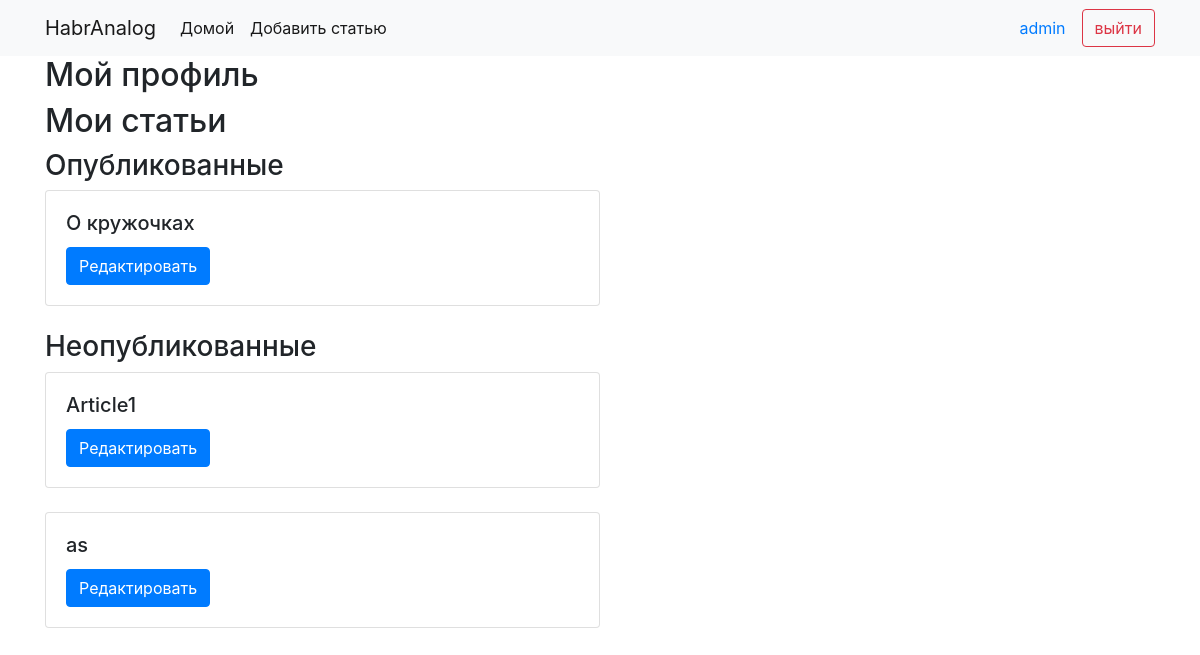
/accs/profile/ (signed in), run on an earlier commit of the app's database.
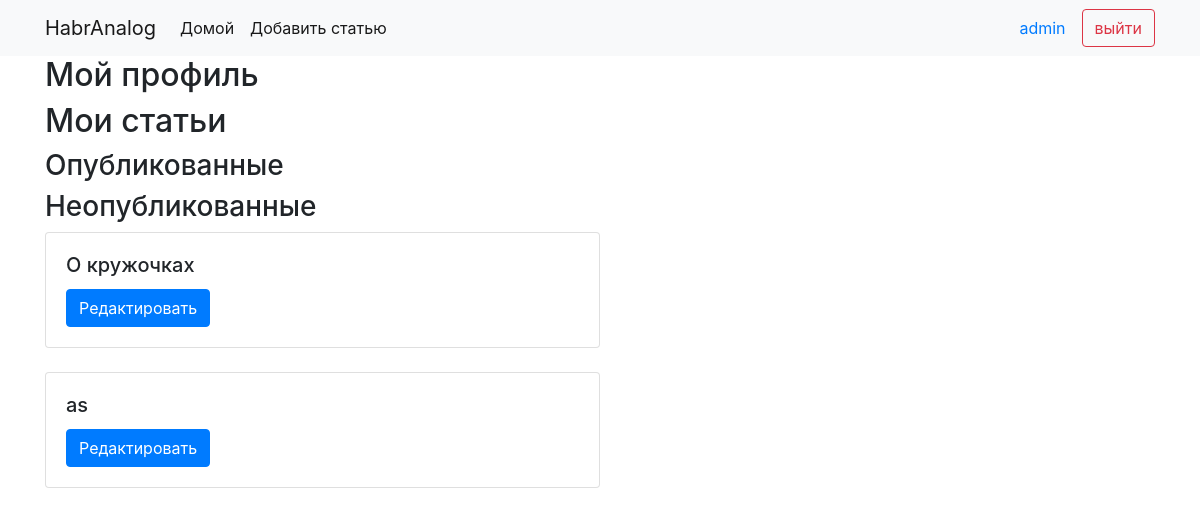
And on a later commit of the database.
### articleapp/models.py (models this page shows, shortened)
class Article(models.Model):
    title=models.CharField(max_length=150)
    prememo=models.TextField(null=True,blank=True)
    author=models.ForeignKey(User,on_delete=models.CASCADE)
    image=models.ImageField(upload_to='articleapp/images',null=True,blank=True)
    date_published=models.DateField(auto_now_add=True)
    published=models.BooleanField(default=False)

### accsapp/views.py (the view)
# urls.py: path('profile/',profile,name='profile')
@login_required
def profile(request):
  publicart=Article.objects.filter(author=request.user,published=True)
  privateart=Article.objects.filter(author=request.user,published=False)
  return render(request,'accsapp/profile.html',context={'publicart':publicart,'privateart':privateart})

### accsapp/templates/accsapp/profile.html
{% extends 'mainapp/base.html' %}
{% block content %}
<h2>Мой профиль </h2>
<h2>Мои статьи </h2>
<h3>Опубликованные</h3>
{% for i in publicart %}
<div class="card w-50">
  <div class="card-body">
    <h5 class="card-title">{{ i.title }}</h5>
    <a href="{% url 'articleapp:view_article' i.id %}" class="btn btn-primary">Редактировать</a>
  </div>
</div>
<br>
{% endfor %}
<h3>Неопубликованные</h3>
{% for j in privateart %}
<div class="card w-50">
  <div class="card-body">
    <h5 class="card-title">{{ j.title }}</h5>
    <a href="{% url 'articleapp:view_article' j.id %}" class="btn btn-primary">Редактировать</a>
  </div>
</div>
<br>
{% endfor %}
{% endblock %}

What changed in the data, as far as the page shows it:
removed Article: title "Article1", shown under "Неопубликованные"
changed Article "О кружочках": moves from the list under "Опубликованные" to the list under "Неопубликованные"
